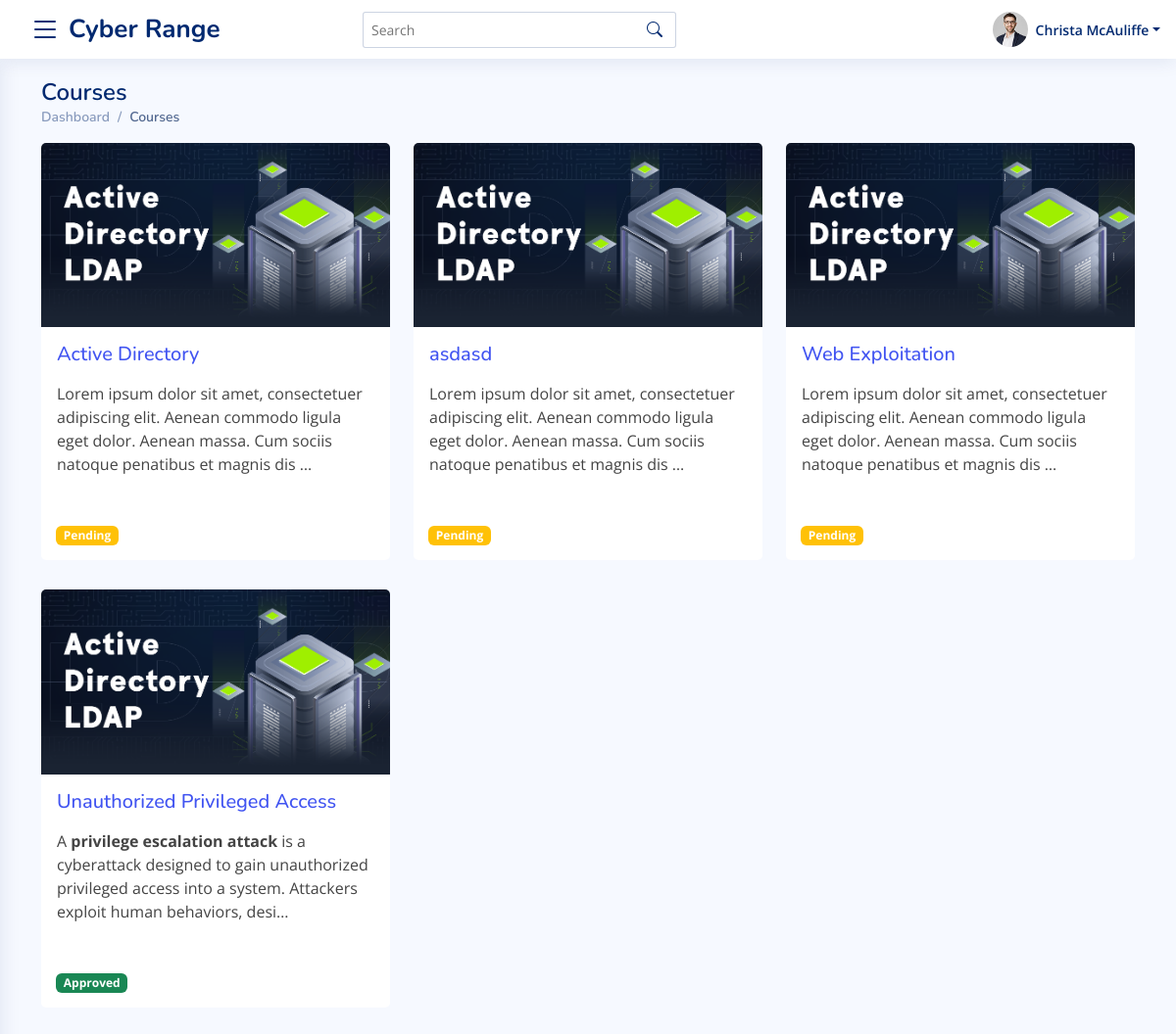
The page /instructor/courses (signed in) on the database as committed earlier.
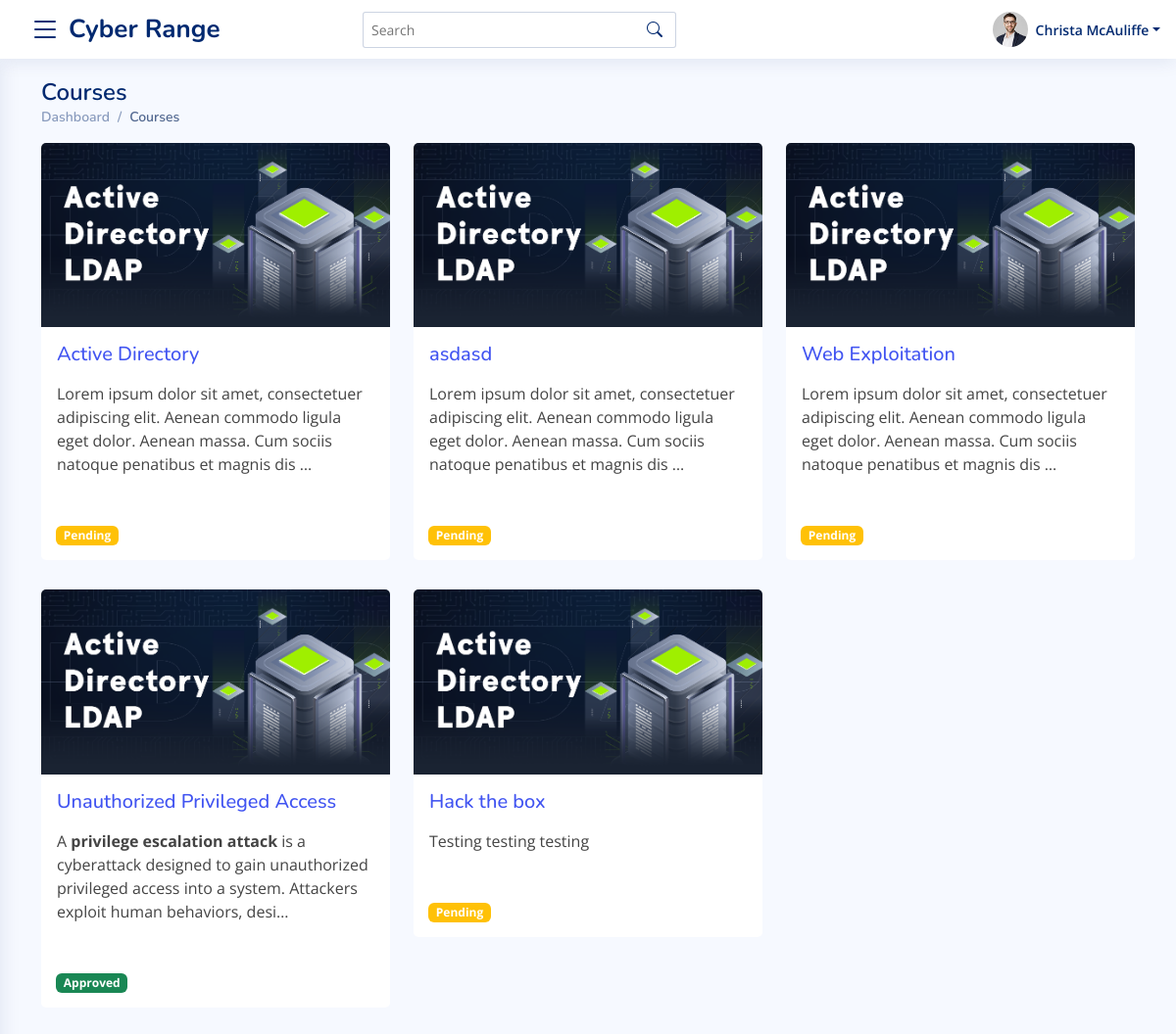
The same page on the database as committed later.
### accounts/models.py (models this page shows, shortened)
class User(AbstractBaseUser):
    username = models.CharField(
        verbose_name="Username",
        max_length=255,
        default="",
        blank=True,
        unique=False,
    )
    email = models.EmailField(
        verbose_name='email address',
        max_length=255,
        unique=True,
    )
    is_active = models.BooleanField(default=True, help_text="User is verified and have access to the website. Admin can also block a user by un-check this field")
    is_staff = models.BooleanField(default=False , editable=False) # a admin user; non super-user
    is_superuser = models.BooleanField(default=False, help_text="Superuser of the whole website.") # a superuser
    is_student = models.BooleanField(default=False)
    is_instructor = models.BooleanField(default=False)
    is_admin = models.BooleanField(default=False)
    groups = models.ManyToManyField(
        Group,
        verbose_name=_('groups'),
        blank=True,
        help_text=_(
            'The groups this user belongs to. A user will get all permissions '
            'granted to each of their groups.'
        ),
        related_name="user_groups_set",
        related_query_name="user",
    )
    permissions = models.ManyToManyField(
        Permission,
        verbose_name=_('user permissions'),
        blank=True,
        help_text=_('Specific permissions for this user.'),
        related_name="user_permissions_set",
        related_query_name="user",
    )
    date_joined = models.DateTimeField(_('Date Joined'), blank=True, null=True, auto_now_add=True)
    updated= models.DateTimeField( verbose_name= _('Last Updated Timestamp') , auto_now= True)
    USERNAME_FIELD = 'email'
    REQUIRED_FIELDS = [] # Email & Password are required by default.
    objects = UserManager()

### master_app/models.py (models this page shows, shortened)
class Course(models.Model):
    instructor = models.ForeignKey(User, on_delete=models.CASCADE)
    name = models.CharField(max_length=100)
    start_time = models.DateTimeField(auto_now_add=False, default=timezone.now)
    end_time = models.DateTimeField(auto_now_add=False, default=timezone.now)
    created_timestamp = models.DateTimeField( auto_now_add=True )
    description = RichTextField()
    is_approved = models.CharField(max_length=10, choices=APPROVED_CHOICES, default="Pending")

### master_app/views.py (the view)
# urls.py: path("instructor/courses", views.CoursesList, name="courses-all-url"),
@login_required
@teacher_required
def CoursesList(request):
    template_name = 'master_app/instructor/courses_list.html'
    all_courses = Course.objects.filter(instructor = request.user)
    context = {
        "all_courses" : all_courses
    }
    return render(request, template_name, context)

### master_app/templates/master_app/instructor/courses_list.html (shortened to what this page needs)
{%  extends 'base.html' %}
{% load static %}
{% block content %}
<main id="main" class="main">
  <section class="section dashboard">
  <div class="container">
      <div class="pagetitle">
          <h1>Courses</h1>
          <nav>
            <ol class="breadcrumb">
              <li class="breadcrumb-item"><a href="{% url 'instructor-dasboard-url' %}">Dashboard</a></li>
              <li class="breadcrumb-item active">Courses</li>
            </ol>
          </nav>
        </div>
        <div class="row">
          {% for course in all_courses %}
          <div class="col-12 col-md-4 col-lg-4">
            <div class="card shadow-none bg-transparent ">
                <div class="card-header p-0 border-0 ">
                    <img class="card-img-top" src="{% static 'assets/img/Ad.png' %}" alt="">
                </div>
                <div class="card-body p-3 bg-white">
                    <h5><a href="{% url 'instructor-courses-details-url' course.id %}">{{ course.name }}</a></h5>
                    <p>
                        {{ course.description|safe|truncatechars_html:150 }}
                    </p>
                </div>
                <div class="card-footer border-0">
                  {% if course.is_approved == "Pending" %}
                    <span class="badge bg-warning">Pending</span>
                  {% elif course.is_approved == "Approved" %}
                    <span class="badge bg-success">Approved</span>
                  {% elif course.is_approved == "Rejected"  %}
                    <span class="badge bg-danger">Rejected</span>
                  {% endif %}
                </div>
            </div>
    </div>
          {% endfor %}
        </div>
{% endblock %}

### master_app/templates/master_app/base.html (shortened to what this page needs)
<!doctype html>
<html lang="en">
<head>
    {% include 'style.html' %}
</head>
<body class="toggle-sidebar">
    {% block header %}
        {% include 'header.html' %}
    {% endblock header %}
    {% block content %}
    {% endblock content %}
</body>
</html>

### master_app/templates/master_app/style.html (shortened to what this page needs)
{% load static %}
  <link href="{% static 'assets/vendor/bootstrap/css/bootstrap.min.css' %}" rel="stylesheet">
  <link href="{% static 'assets/vendor/bootstrap-icons/bootstrap-icons.css' %}" rel="stylesheet">
  <link href="{% static 'assets/vendor/boxicons/css/boxicons.min.css' %}" rel="stylesheet">
  <link rel="stylesheet" href="{% static 'assets/vendor/fontawesome/all.min.css' %}" />
  <link href="{% static 'assets/vendor/simple-datatables/style.css' %}" rel="stylesheet">
<link href="{% static 'assets/css/style.css' %}" rel="stylesheet">
<link rel="stylesheet" href="{% static 'assets/vendor/ripple/ripple.min.css' %}" />
<link rel="stylesheet" href="{% static 'assets/vendor/notification/noty.css' %}" />

### master_app/templates/master_app/header.html (shortened to what this page needs)
{% load static %}
<header   class="header fixed-top d-flex align-items-center sticky-top">
  <div class="d-flex align-items-center justify-content-between">
    <i class="bi bi-list toggle-sidebar-btn"></i>
    <a href="{% url 'master_index' %}" class="logo d-flex align-items-center ms-2">
      <span class="d-none d-lg-block">Cyber Range</span>
    </a>
  </div>
  <div class="search-bar">
    <form class="search-form d-flex align-items-center" method="POST" action="#">
      <input type="text" name="query" placeholder="Search" title="Enter search keyword">
      <button type="submit" title="Search"><i class="bi bi-search"></i></button>
    </form>
  </div>
  <nav class="header-nav ms-auto">
    <ul class="d-flex align-items-center">
      {% if request.user.is_authenticated %}
      <li class="nav-item dropdown pe-3">
        <a class="nav-link nav-profile d-flex align-items-center pe-0" href="#" data-bs-toggle="dropdown">
          <img src="{% static 'assets/img/profile-img.jpg' %}" alt="Profile" class="rounded-circle">
          <span class="d-none d-md-block dropdown-toggle ps-2">{{ request.user.username }}</span>
        </a>
      </li>
      {% endif %}
    </ul>
  </nav>
</header>

### master_app/templates/master_app/script.html (shortened to what this page needs)
{% load static %}

### master_app/static/assets/css/style.css (style rules this page uses)
:root { scroll-behavior: smooth; }
body { font-family: "Open Sans", sans-serif; background: #f6f9ff; color: #444444; }
a { color: #4154f1; text-decoration: none; }
h1, h2, h3, h4, h5, h6 { font-family: "Nunito", sans-serif; }
#main { margin-top: 60px; padding: 20px 30px; transition: all 0.3s; }
.pagetitle { margin-bottom: 10px; }
.pagetitle h1 { font-size: 24px; margin-bottom: 0; font-weight: 600; color: #012970; }
.card { margin-bottom: 30px; border: none; border-radius: 5px; box-shadow: 0px 0 30px rgba(1, 41, 112, 0.1); }
.card-header, .card-footer { border-color: #ebeef4; background-color: #fff; color: #798eb3; padding: 15px; }
.card-body { padding: 0 20px 20px 20px; }
.breadcrumb { font-size: 14px; font-family: "Nunito", sans-serif; color: #899bbd; font-weight: 600; }
.breadcrumb a { color: #899bbd; transition: 0.3s; }
.breadcrumb .breadcrumb-item::before { color: #899bbd; }
.breadcrumb .active { color: #51678f; font-weight: 600; }
.logo { line-height: 1; }
@media (min-width: 1200px) { .logo { width: 280px; } }
.logo span { font-size: 26px; font-weight: 700; color: #012970; font-family: "Nunito", sans-serif; }
.header { transition: all 0.5s; z-index: 997; height: 60px; box-shadow: 0px 2px 20px rgba(1, 41, 112, 0.1); background-color: #fff; padding-left: 20px; }
.header .toggle-sidebar-btn { font-size: 32px; padding-left: 10px; cursor: pointer; color: #012970; }
.header .search-bar { min-width: 360px; padding: 0 20px; }
.header .search-form { width: 100%; }
.header .search-form input { border: 0; font-size: 14px; color: #012970; border: 1px solid rgba(1, 41, 112, 0.2); padding: 7px 38px 7px 8px; border-radius: 3px; transition: 0.3s; width: 100%; }
.header .search-form button { border: 0; padding: 0; margin-left: -30px; background: none; }
.header .search-form button i { color: #012970; }
.header-nav ul { list-style: none; }
.header-nav>ul { margin: 0; padding: 0; }
.header-nav .nav-profile { color: #012970; }
.header-nav .nav-profile img { max-height: 36px; }
.header-nav .nav-profile span { font-size: 14px; font-weight: 600; }
@media (min-width: 1200px) { #main, #footer { margin-left: 300px; } }
@media (min-width: 1200px) { .toggle-sidebar #main, .toggle-sidebar #footer { margin-left: 0; } }

### master_app/templates/master_app/base.html (style rules this page uses)
#main { margin-top: 0; }
.card { border-radius: 0.625rem; }

Rows that differ between the two databases and show on the page:
added Course: name "Hack the box", description "Testing testing testing", is_approved "Pending"
